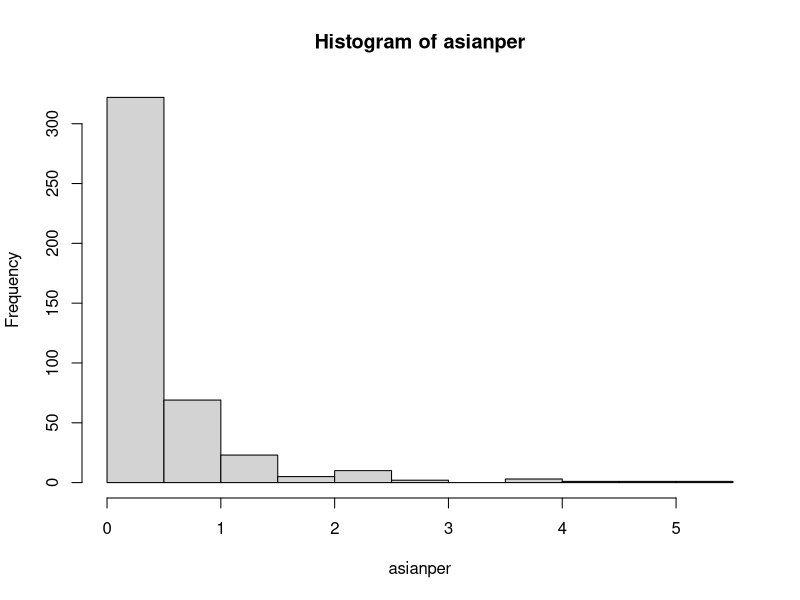

Source code (R):
library(ggplot2)
library(dplyr)

midwest               # midwest라는 데이터 셋은 ggplot2 패키지 안에 존재함.

mid1 <- midwest      

# 각종 함수에서 Dataframe의 특정 변수 안에 있는 '값'들을 사용해야 하는 경우 $나 [['변수명']]이나 attach() 기능 사용해야한다.
# rename()의 경우 변수 안에 있는 값이 아니라 그냥 변수의 이름을 바꾸는 것이라서 $나 [['변수명']], attach()기능 없이도 된다.

mid1 <- rename(midwest, total = poptotal, asian = popasian)    # rename()함수를 이용해서, midwest라는 데이터 프레임 안에 변수명 바꿈
                                                               # midwest안에 있는 poptotal이라는 변수명을 total, popasian이라는 변수명을 asian으로 바꿔줌
                                                               # rename()함수 사용할 때 새로 바꿀 변수명 = 기존 변수명 형태!!!
mid1
head(mid1, 10)    # head()함수를 이용해서 mid1이라는 데이터 프레임의 데이터 중 위에서 10개를 보여줌. head(mid1, n=10) 도 가능

str(mid1)         

attach(mid1)  # attach()함수를 씀으로써 mid1 데이터프레임 내부의 변수를 사용할때 일일이 mid1$asian과 같이 안 하고 asian만 사용해도 되게 함

asianper <- (asian/total) * 100   # 전체 인구 대비 아시아 인구 백분율 만들어서 asianper라는 파생변수를 만들어 줌.

asianper

hist(asianper)    # hist()함수를 사용해서 히스토그램을 그림.

summary(asianper)  # asianper라는 변수의 최솟값, 하한 사분위수, 중앙값, 평균값, 상한 사분위수, 최댓값 알려줌

mid1$test <- ifelse(asianper >= mean(asianper),"large","small") # asianper의 각 관측치들이 평균을 넘으면 large를 
                                                    #test라는 변수에 넣고, 평균이 넘지 않으면 small을 test라는 변수에 넣음

mid1$test
mid1["test"]
mid1[["test"]]         # mid1$test와 동일한 기능
class(mid1["test"])
class(mid1[["test"]])

summary(mid1$test)
table(mid1$test)      # table() 함수는 데이터의 빈도를 보여준다.
